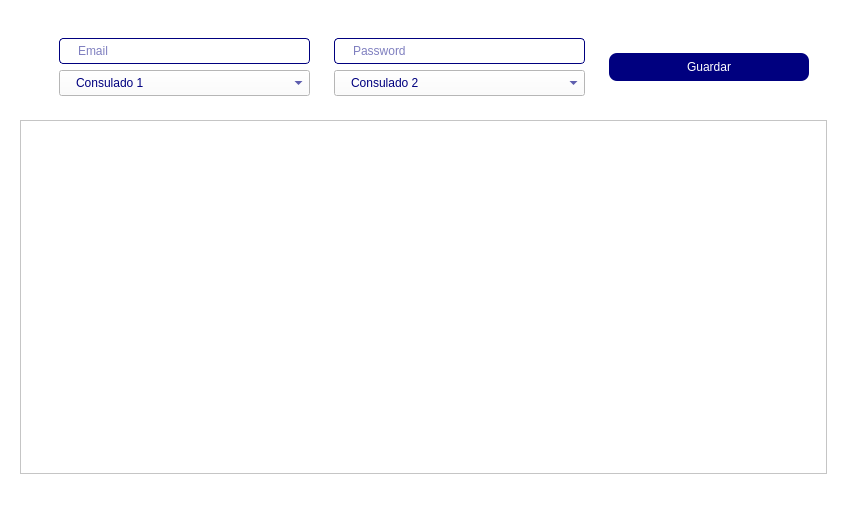
<?xml version="1.0" encoding="UTF-8"?>
<ui version="4.0">
 <class>Dialog</class>
 <widget class="QDialog" name="Dialog">
  <property name="windowModality">
   <enum>Qt::ApplicationModal</enum>
  </property>
  <property name="geometry">
   <rect>
    <x>0</x>
    <y>0</y>
    <width>847</width>
    <height>514</height>
   </rect>
  </property>
  <property name="minimumSize">
   <size>
    <width>0</width>
    <height>0</height>
   </size>
  </property>
  <property name="maximumSize">
   <size>
    <width>16777215</width>
    <height>16777215</height>
   </size>
  </property>
  <property name="windowTitle">
   <string>Agregar Cuentas</string>
  </property>
  <property name="windowIcon">
   <iconset>
    <normaloff>../tuvisa.png</normaloff>../tuvisa.png</iconset>
  </property>
  <property name="styleSheet">
   <string notr="true">background-color: rgb(255, 255, 255);</string>
  </property>
  <property name="sizeGripEnabled">
   <bool>false</bool>
  </property>
  <property name="modal">
   <bool>false</bool>
  </property>
  <layout class="QVBoxLayout" name="verticalLayout_3">
   <item>
    <widget class="QFrame" name="frame">
     <property name="frameShape">
      <enum>QFrame::NoFrame</enum>
     </property>
     <property name="frameShadow">
      <enum>QFrame::Raised</enum>
     </property>
     <layout class="QVBoxLayout" name="verticalLayout_2">
      <item>
       <widget class="QFrame" name="frame_2">
        <property name="frameShape">
         <enum>QFrame::NoFrame</enum>
        </property>
        <property name="frameShadow">
         <enum>QFrame::Raised</enum>
        </property>
        <layout class="QHBoxLayout" name="horizontalLayout">
         <item>
          <widget class="QLabel" name="Logo_2">
           <property name="minimumSize">
            <size>
             <width>0</width>
             <height>0</height>
            </size>
           </property>
           <property name="maximumSize">
            <size>
             <width>181</width>
             <height>91</height>
            </size>
           </property>
           <property name="styleSheet">
            <string notr="true">margin-right:8px</string>
           </property>
           <property name="text">
            <string/>
           </property>
           <property name="pixmap">
            <pixmap>../tuvisa.png</pixmap>
           </property>
           <property name="scaledContents">
            <bool>true</bool>
           </property>
           <property name="margin">
            <number>8</number>
           </property>
          </widget>
         </item>
         <item>
          <widget class="QFrame" name="frame_4">
           <property name="frameShape">
            <enum>QFrame::NoFrame</enum>
           </property>
           <property name="frameShadow">
            <enum>QFrame::Raised</enum>
           </property>
           <layout class="QVBoxLayout" name="verticalLayout_4">
            <item>
             <widget class="QLineEdit" name="AddEmail">
              <property name="styleSheet">
               <string notr="true">padding: 4px 4px 4px 16px;
color: rgb(0, 0, 127);
border-radius: 4px;
border: 1px solid rgb(0, 0, 127);</string>
              </property>
              <property name="alignment">
               <set>Qt::AlignBottom|Qt::AlignLeading|Qt::AlignLeft</set>
              </property>
              <property name="placeholderText">
               <string>Email</string>
              </property>
             </widget>
            </item>
            <item>
             <widget class="QComboBox" name="Consulado">
              <property name="styleSheet">
               <string notr="true">padding: 4px 4px 4px 16px;
color: rgb(0, 0, 127);</string>
              </property>
              <item>
               <property name="text">
                <string>Consulado 1</string>
               </property>
              </item>
              <item>
               <property name="text">
                <string>Mexico City</string>
               </property>
              </item>
              <item>
               <property name="text">
                <string>Guadalajara</string>
               </property>
              </item>
              <item>
               <property name="text">
                <string>Monterrey</string>
               </property>
              </item>
              <item>
               <property name="text">
                <string>Ciudad Juarez</string>
               </property>
              </item>
              <item>
               <property name="text">
                <string>Hermosillo</string>
               </property>
              </item>
              <item>
               <property name="text">
                <string>Matamoros</string>
               </property>
              </item>
              <item>
               <property name="text">
                <string>Merida</string>
               </property>
              </item>
              <item>
               <property name="text">
                <string>Nogales</string>
               </property>
              </item>
              <item>
               <property name="text">
                <string>Nuevo Laredo</string>
               </property>
              </item>
              <item>
               <property name="text">
                <string>Tijuana</string>
               </property>
              </item>
             </widget>
            </item>
           </layout>
          </widget>
         </item>
         <item>
          <widget class="QFrame" name="frame_5">
           <property name="frameShape">
            <enum>QFrame::NoFrame</enum>
           </property>
           <property name="frameShadow">
            <enum>QFrame::Raised</enum>
           </property>
           <layout class="QVBoxLayout" name="verticalLayout_5">
            <item>
             <widget class="QLineEdit" name="AddPassword">
              <property name="styleSheet">
               <string notr="true">padding: 4px 4px 4px 16px;
color: rgb(0, 0, 127);
border-radius: 4px;
border: 1px solid rgb(0, 0, 127);</string>
              </property>
              <property name="alignment">
               <set>Qt::AlignBottom|Qt::AlignLeading|Qt::AlignLeft</set>
              </property>
              <property name="placeholderText">
               <string>Password</string>
              </property>
             </widget>
            </item>
            <item>
             <widget class="QComboBox" name="Cas">
              <property name="styleSheet">
               <string notr="true">padding: 4px 4px 4px 16px;
color: rgb(0, 0, 127);</string>
              </property>
              <item>
               <property name="text">
                <string>Consulado 2</string>
               </property>
              </item>
              <item>
               <property name="text">
                <string>Mexico City</string>
               </property>
              </item>
              <item>
               <property name="text">
                <string>Guadalajara</string>
               </property>
              </item>
              <item>
               <property name="text">
                <string>Monterrey</string>
               </property>
              </item>
              <item>
               <property name="text">
                <string>Ciudad Juarez</string>
               </property>
              </item>
              <item>
               <property name="text">
                <string>Hermosillo</string>
               </property>
              </item>
              <item>
               <property name="text">
                <string>Matamoros</string>
               </property>
              </item>
              <item>
               <property name="text">
                <string>Merida</string>
               </property>
              </item>
              <item>
               <property name="text">
                <string>Nogales</string>
               </property>
              </item>
              <item>
               <property name="text">
                <string>Nuevo Laredo</string>
               </property>
              </item>
              <item>
               <property name="text">
                <string>Tijuana</string>
               </property>
              </item>
             </widget>
            </item>
           </layout>
          </widget>
         </item>
         <item>
          <widget class="QFrame" name="frame_6">
           <property name="frameShape">
            <enum>QFrame::NoFrame</enum>
           </property>
           <property name="frameShadow">
            <enum>QFrame::Raised</enum>
           </property>
           <layout class="QVBoxLayout" name="verticalLayout_6">
            <item>
             <widget class="QPushButton" name="BtnAgregarCuenta">
              <property name="minimumSize">
               <size>
                <width>200</width>
                <height>28</height>
               </size>
              </property>
              <property name="cursor">
               <cursorShape>PointingHandCursor</cursorShape>
              </property>
              <property name="styleSheet">
               <string notr="true">color: rgb(255, 255, 255);
background-color: rgb(0, 0, 127);
border-radius: 8px;</string>
              </property>
              <property name="text">
               <string>Guardar</string>
              </property>
             </widget>
            </item>
           </layout>
          </widget>
         </item>
        </layout>
       </widget>
      </item>
      <item>
       <widget class="QFrame" name="frame_3">
        <property name="frameShape">
         <enum>QFrame::StyledPanel</enum>
        </property>
        <property name="frameShadow">
         <enum>QFrame::Raised</enum>
        </property>
        <layout class="QVBoxLayout" name="verticalLayout">
         <property name="leftMargin">
          <number>0</number>
         </property>
         <property name="topMargin">
          <number>0</number>
         </property>
         <property name="rightMargin">
          <number>0</number>
         </property>
         <property name="bottomMargin">
          <number>0</number>
         </property>
         <item>
          <widget class="QTableView" name="TablaCuentas">
           <property name="sizePolicy">
            <sizepolicy hsizetype="Ignored" vsizetype="Expanding">
             <horstretch>0</horstretch>
             <verstretch>0</verstretch>
            </sizepolicy>
           </property>
           <property name="cursor" stdset="0">
            <cursorShape>UpArrowCursor</cursorShape>
           </property>
           <property name="tabletTracking">
            <bool>false</bool>
           </property>
           <property name="autoFillBackground">
            <bool>true</bool>
           </property>
           <property name="styleSheet">
            <string notr="true">color: rgb(0, 0, 0);
</string>
           </property>
           <property name="frameShape">
            <enum>QFrame::NoFrame</enum>
           </property>
           <property name="sizeAdjustPolicy">
            <enum>QAbstractScrollArea::AdjustToContents</enum>
           </property>
           <property name="showGrid">
            <bool>true</bool>
           </property>
           <attribute name="horizontalHeaderCascadingSectionResizes">
            <bool>true</bool>
           </attribute>
          </widget>
         </item>
        </layout>
       </widget>
      </item>
     </layout>
    </widget>
   </item>
   <item>
    <widget class="QLabel" name="ErrorMensaje">
     <property name="styleSheet">
      <string notr="true">color: rgb(170, 0, 0);</string>
     </property>
     <property name="text">
      <string/>
     </property>
     <property name="alignment">
      <set>Qt::AlignCenter</set>
     </property>
    </widget>
   </item>
  </layout>
 </widget>
 <resources/>
 <connections/>
</ui>
